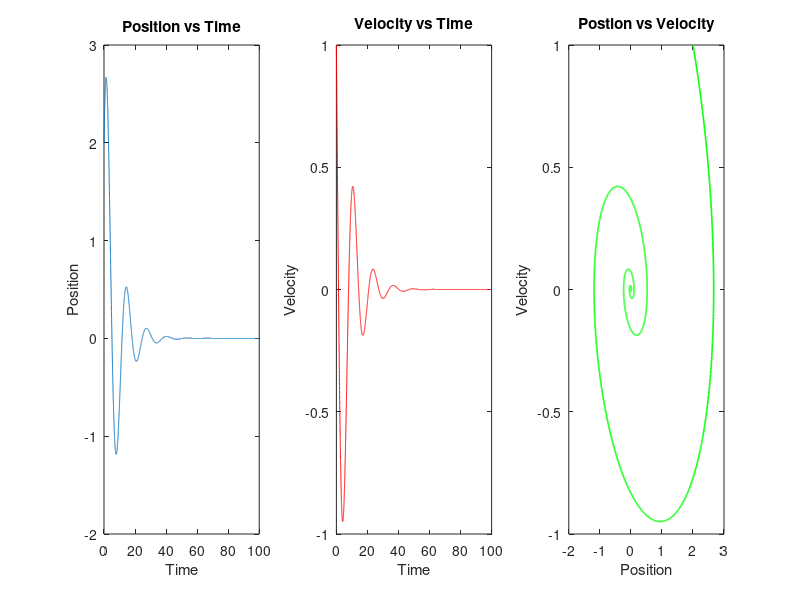

Write MATLAB code to recreate this figure.
clear; clc; close all

% Setup parameters
timestep = 0.01; % timestep (seconds)
totalTime = 100; % total time of simulation (seconds)
timeSeries = 0:timestep:totalTime;
k = 0.25; % frequency term
gamma = 0.25; % dampening term

% Initial conditions
x_initial = 2; % initial position (metres)
v_initial = 1; % intial velocity (metres / second)
x0 = [x_initial; v_initial];

%% Part One : Analytical Solution

%   Derivation
%   Let x = e^bt
%   Let xdot = b * e^bt
%   Let xddot = b^2 * e^bt
%
%   Therefore, -xddot - gamma*xdot - k*x = 0 equals
%   -b^2 * e^bt - (gamma * b * e^bt) - ke^bt = 0
%
%   Pull e^bt out as common factor, this leaves us
%   e^bt (-b^2 - gamma*b - k) = 0
%
%   Therefore -b^2 - gamma*b - k must equal 0
%   Solving for b
%   b = (gamma ± sqrt((-gamma)^2 - (4 * -1 * -k)) / -2
b1 = (gamma + sqrt((gamma)^2 - (4 .* k))) ./ -2;
b2 = (gamma - sqrt((gamma)^2 - (4 .*k))) ./ -2;

% Plot analytical solution
% figure(1);
% plot(timeSeries, analyticalSolution);

%% Part Two : Numberical Solution

% Convert 2nd order equation into a system of two coupled 1st order 
% equations using the variable suspension technique
%   Let xdot = v
%   Let vdot = xddot = -gamma * xdot - k * x
%
%   Since xdot = v, then...
%   d/dt [x; v] = [0 1; -k -gamma] * [x; v]

% Negatively dampened (will converge at y = 0)
A = [0 1; -k -gamma];

% Use ode45 to numerically solve
[t, x] = ode45(@(t, x) A * x, timeSeries, x0);
position = x(:, 1);
velocity = x(:, 2);

% Plot Position vs Time
figure(2);
subplot(1, 3, 1);
plot(t, position);
title('Position vs Time');
xlabel('Time');
ylabel('Position');

% Plot Velocity vs Time
subplot(1, 3, 2);
plot(t, velocity, 'r');
title('Velocity vs Time');
xlabel('Time');
ylabel('Velocity');

% Plot Position vs Velocity
subplot(1, 3, 3);
plot(position, velocity, 'g', 'LineWidth', 1.2);
title('Postion vs Velocity');
xlabel('Position');
ylabel('Velocity');